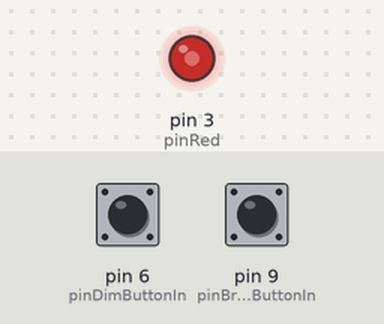
The sketch below on a simulated Arduino Uno, built with avr-gcc and run on an emulated ATmega328P. Parts: output pins drawn as LEDs (lit = HIGH). The inputs (shaded band) are chosen by the test bench; at power-on: pin 6 (pinDimButtonIn) HIGH, pin 9 (pinBrightenButtonIn) HIGH.

Above: at 1.2 s.
1.3 s: pin 6 (pinDimButtonIn) pulled LOW for 0.15 s
At 2.1 s:
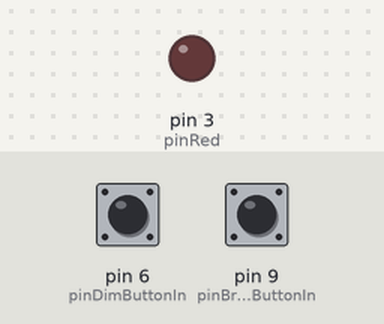
2.9 s: pin 9 (pinBrightenButtonIn) pulled LOW for 0.15 s
At 4.1 s:
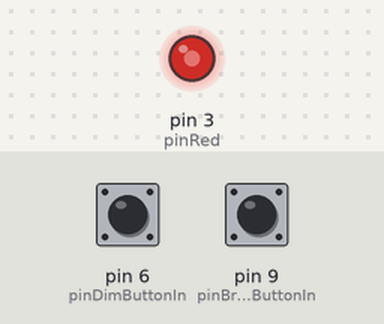
4.5 s: pin 9 (pinBrightenButtonIn) pulled LOW for 1 s
At 5.1 s:
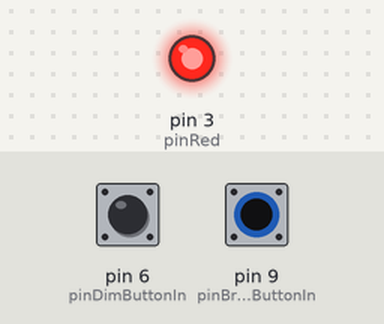
7.0 s: pin 6 (pinDimButtonIn) pulled LOW for 1 s
At 7.7 s:
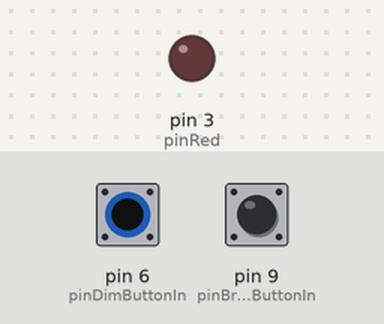
9.5 s: pin 9 (pinBrightenButtonIn) pulled LOW for 3.2 s
At 10.8 s:
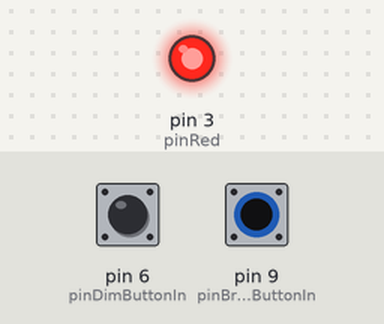
14.2 s: pin 6 (pinDimButtonIn) pulled LOW for 3.2 s
At 15.6 s:
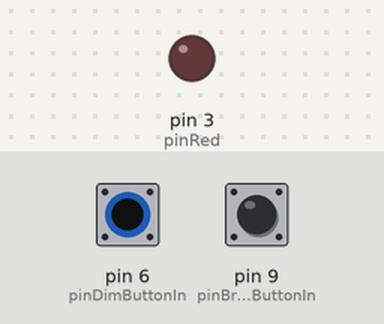
Timing chart, 0 to 17.2 s (numbered marks = the images above; inputs shaded):
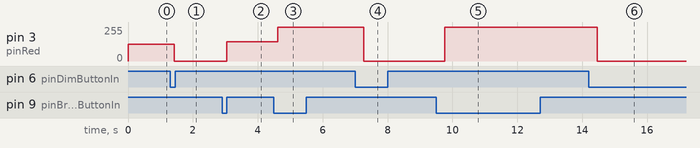

Measured:
- after the input at 1.3 s, pin 3 (pinRed): 125/255 → 0/255 after 0.13 s
- after the input at 2.9 s, pin 3 (pinRed): 0/255 → 146/255 after 0.15 s
- after the input at 4.5 s, pin 3 (pinRed): 146/255 → 255/255 after 0.11 s
- after the input at 7.0 s, pin 3 (pinRed): 255/255 → 0/255 after 0.26 s
- after the input at 9.5 s, pin 3 (pinRed): 0/255 → 255/255 after 0.26 s
- after the input at 14.2 s, pin 3 (pinRed): 255/255 → 0/255 after 0.26 s

The sketch:

T29_dimible_led_with_push_buttons.ino
```cpp
int pinRed = 3;
int brightness = 125;

//int pinDimButtonPower = 7;
int pinDimButtonIn = 6;

//int pinBrightenButtonPower = 10;
int pinBrightenButtonIn = 9;

int brightenVal = 1;
int dimVal = 1;

int dt = 1;
void setup() {
  // put your setup code here, to run once:
pinMode(pinRed,OUTPUT);

//pinMode(pinDimButtonPower,OUTPUT);//create a power line instead
pinMode(pinDimButtonIn,INPUT);

//pinMode(pinBrightenButtonPower,OUTPUT);//create a power line instead
pinMode(pinBrightenButtonIn,INPUT);

Serial.begin(9600);
}

void loop() {
  // put your main code here, to run repeatedly:
  brightenVal = digitalRead(pinBrightenButtonIn);
  dimVal = digitalRead(pinDimButtonIn);
 //Serial.print("b: ");
 //Serial.println(brightenVal);
 //Serial.print("d: ");
 //Serial.println(dimVal);


 if(brightenVal == 0 && brightness != 255){
  brightness++;
 }else if (dimVal == 0 && brightness != 0){
    brightness--;
  }
  analogWrite(pinRed,brightness);
  delay(dt);
 }
```
